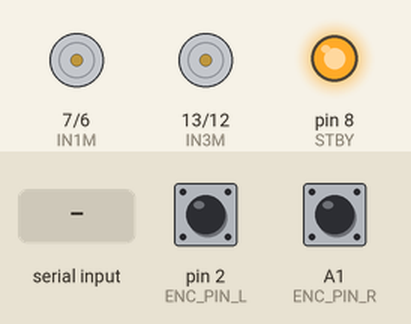
This sketch was run on a simulated Arduino Uno, built with avr-gcc and run on an emulated ATmega328P. On the bench: motor-driver pin pairs drawn as motors (green arrow = first pin HIGH = forward, orange = second pin HIGH = backward, longer = more drive, scaled by the enable pin, stopped while the standby pin is LOW), output pins drawn as LEDs (lit = HIGH). The inputs (shaded band) are chosen by the test bench; at power-on: pin 2 (ENC_PIN_L) HIGH, A1 (ENC_PIN_R) HIGH. What the sketch prints to the serial monitor is not drawn.

Above: at 2.2 s.
2.3 s: "t" received over Serial
At 3.0 s:
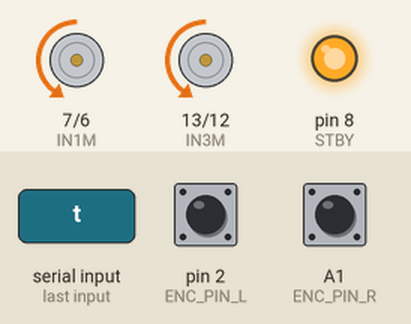
Timing chart, 0 to 24.8 s (numbered marks = the images above; inputs shaded):
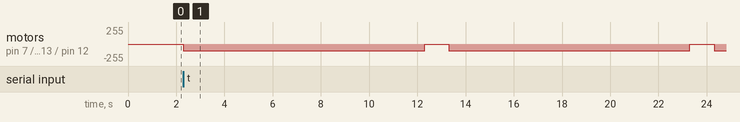

The sketch:

testencoder.ino
```cpp
#include <Wire.h>

// ==========================================
// 硬體設定
// ==========================================
// 根據說明書計算的理論值
const float TICKS_PER_REV = 660.0;   // 轉一圈的理論 Ticks (330*2)
const float TICKS_PER_METER = 3235.0; // 走一公尺的理論 Ticks

// Encoder 腳位
#define ENC_PIN_L 2
#define ENC_PIN_R A1

// 馬達腳位
#define IN1M 7
#define IN2M 6
#define PWMA 9
#define IN3M 13
#define IN4M 12
#define PWMB 10
#define STBY 8

// CT變數
volatile long count_L = 0;
volatile long count_R = 0;

// ==========================================
// 初始化
// ==========================================
void initMotors() {
  pinMode(IN1M, OUTPUT); pinMode(IN2M, OUTPUT); pinMode(PWMA, OUTPUT);
  pinMode(IN3M, OUTPUT); pinMode(IN4M, OUTPUT); pinMode(PWMB, OUTPUT);
  pinMode(STBY, OUTPUT); digitalWrite(STBY, HIGH);

  // Encoder 輸入設定
  pinMode(ENC_PIN_L, INPUT_PULLUP);
  pinMode(ENC_PIN_R, INPUT_PULLUP); // A1 當數位腳用
}

void setSpeed(int speed) {
  // 設定 PWM 100 前進
  digitalWrite(IN1M, LOW); digitalWrite(IN2M, HIGH); analogWrite(PWMA, speed);
  digitalWrite(IN3M, LOW); digitalWrite(IN4M, HIGH); analogWrite(PWMB, speed);
}

// ==========================================
// Setup
// ==========================================
void setup() {
  Serial.begin(9600);
  initMotors();

  // 設定 Timer2 中斷 (每 0.5ms 讀取一次 Encoder)
  cli();
  TCCR2A = 0; TCCR2B = 0; TCNT2 = 0; OCR2A = 124;
  TCCR2A |= (1 << WGM21); TCCR2B |= (1 << CS22); TIMSK2 |= (1 << OCIE2A);
  sei();

  Serial.println("=== Encoder Test Start ===");
  Serial.println("Motor Running at PWM 100...");
  Serial.println("Please count the wheel rotations!");
  delay(1000);
}

// ==========================================
// Timer ISR (讀取 Encoder)
// ==========================================
ISR(TIMER2_COMPA_vect) {
  static byte lastL = 0;
  byte currL = (PIND & 0x04);
  if (currL != lastL) { count_L++; lastL = currL; }
  static byte lastR = 0;
  byte currR = (PINC & 0x02);
  if (currR != lastR) { count_R++; lastR = currR; }
}
// ==========================================
// Loop (執行 50 次自動測試)
// ==========================================
void loop() {
  if (Serial.available()) {
    char cmd = Serial.read();

    if (cmd == 't' || cmd == 'T') {
      int test_times = 100;           // 測試次數
      unsigned long total_L = 0;     // 用來加總左輪的數據
      unsigned long total_R = 0;     // 用來加總右輪的數據

      Serial.println("\n測試開始");

      for (int i = 1; i <= test_times; i++) {
        // 每次測試前歸零
        count_L = 0;
        count_R = 0;

        // 啟動馬達 使用pwm=100
        setSpeed(100);

        // 讓它跑 10 秒鐘
        delay(10000);

        // 停止馬達
        setSpeed(0);

        // 抓取這 10 秒的數值
        long current_L = count_L;
        long current_R = count_R;

        // 輸出當次數據
        Serial.print("第 "); Serial.print(i); Serial.print(" 次 | ");
        Serial.print("左輪 Ticks: "); Serial.print(current_L);
        Serial.print(" | 右輪 Ticks: "); Serial.println(current_R);

        // 將當次數據加入總和
        total_L += current_L;
        total_R += current_R;

        // 煞車緩衝 1 秒，等輪子完全停下再跑下一次
        delay(1000);
      }

      // 計算平均值
      Serial.println("測試完成");

      float avg_L = (float)total_L / test_times;
      float avg_R = (float)total_R / test_times;

      Serial.print("平均 左輪 Ticks: "); Serial.println(avg_L, 2);
      Serial.print("平均 右輪 Ticks: "); Serial.println(avg_R, 2);

      if (avg_L > 0 && avg_R > 0) {
        float ratio_R = avg_L / avg_R;
        float ratio_L = avg_R / avg_L;

        if (avg_L > avg_R) {
          Serial.print("avg_L > avg_R R需x");
          Serial.println(ratio_R, 4);
        } else if (avg_R > avg_L) {
          Serial.print("avg_R > avg_L L需x");
          Serial.println(ratio_L, 4);
        } else {
          Serial.println("?");
        }
      }
      Serial.println("輸入T重新測試");
    }
  }
}
```

Measured:
- after the input at 2.3 s, motor on pin 7 (IN1M) / pin 6 (IN2M), motor on pin 13 (IN3M) / pin 12 (IN4M): alternates backward 100/255 for 10.0 s and stopped for 1.0 s, starting at once
